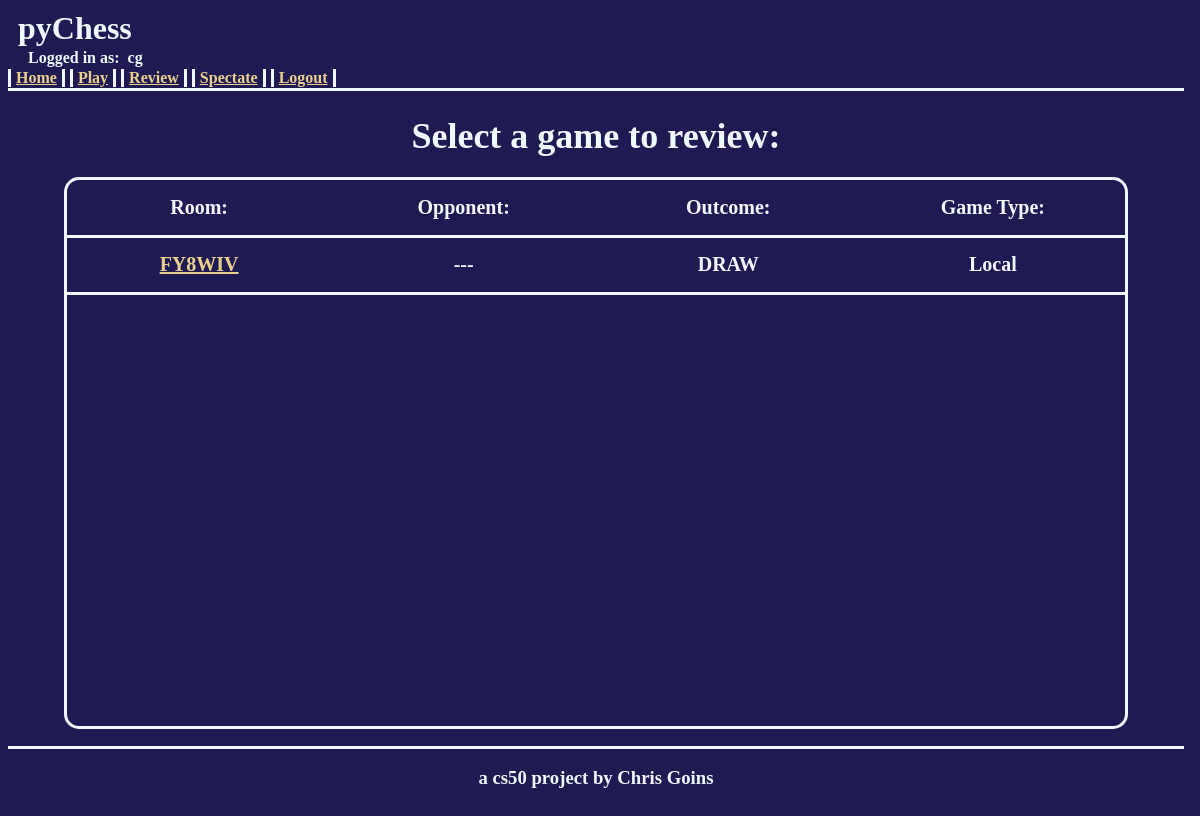
Before: /review (signed in) with the older database file.
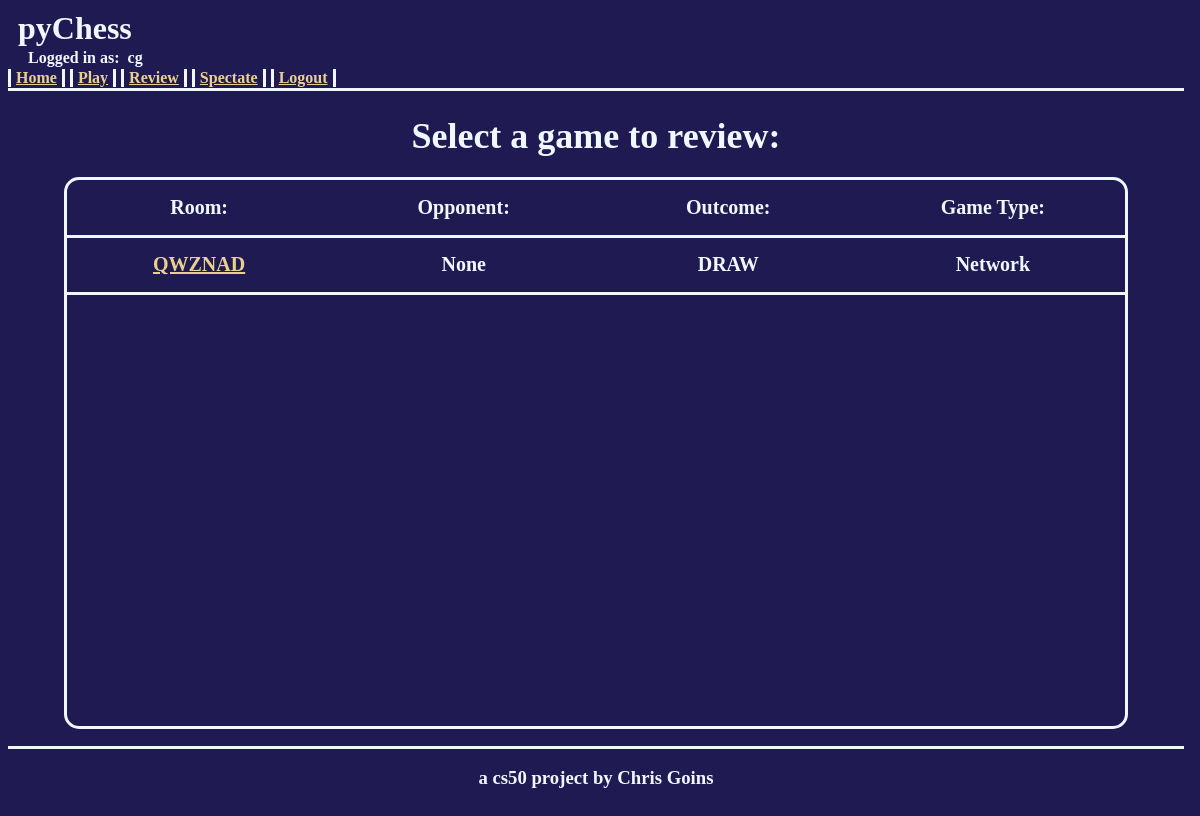
After: the same page with the newer database file.
### pychess/models.py (models this page shows, shortened)
class Game(models.Model):
    roomCode = models.CharField(max_length=6, unique=True, null=True, blank=True)
    player1 = models.ForeignKey(User, on_delete=models.CASCADE, related_name="player1")
    player2 = models.ForeignKey(User, on_delete=models.CASCADE, related_name="player2", null=True, blank=True)
    isActive = models.BooleanField()
    winner = models.ForeignKey(User, on_delete=models.CASCADE, related_name="winner", null=True, blank=True)

### pychess/views.py (the view)
# urls.py: path("review", views.review, name="review"),
@login_required
def review(request):
    if request.method == "GET":
        gameQuery = Game.objects.filter(player1 = request.user) | Game.objects.filter(player2 = request.user)
        games = []
        for query in gameQuery:
            if not query.isActive:
                if query.player1 != query.player2:
                    gameType = "Network"
                    opponent = query.player2 if request.user == query.player1 else query.player1
                else:
                    gameType = "Local"
                    opponent = "---"
                game = {}
                game['gameType'] = gameType
                game['opponent'] = opponent
                if query.winner == request.user:
                    game['outcome'] = "WIN"
                elif query.winner == None:
                    game['outcome'] = "DRAW"
                else:
                    game['outcome'] = "LOSE"
                game['roomCode'] = query.roomCode
                games.append(game)
        return render(request, 'pychess/review.html', {"games":games})
    else:
        return JsonResponse({"error":"Invalid request method"}, status=405)

### pychess/templates/pychess/review.html (shortened to what this page needs)
{% extends "pychess/layout.html"%}
{% block body %}
<div class="pageHeader">
    {% if games %}
        Select a game to review:
    {% else %}
        No games to review!
    {% endif %}
</div>
<div class="tableContainer">
    <div class="infoTable">
        {% if games %}
            <div class="infoRow">
                <div class="infoItem">Room:</div>
                <div class="infoItem">Opponent:</div>
                <div class="infoItem">Outcome:</div>
                <div class="infoItem">Game Type:</div>
            </div>
            {% for game in games %}
                <div class="infoRow">
                    <div class="infoItem"><a href="{% url 'reviewGame' game.roomCode %}">{{ game.roomCode }}</a></div>
                    <div class="infoItem">{{ game.opponent }}</div>
                    <div class="infoItem">{{ game.outcome }}</div>
                    <div class="infoItem">{{ game.gameType }}</div>
                </div>
            {% endfor %}
        {% else %}
            <div class="infoRow">
                <a href="{% url 'play' %}">Try starting a new game here!</a>
            </div>
        {% endif %}
    </div>
</div>
{% endblock %}

Changed rows visible on the page:
removed Game: roomCode "FY8WIV"
added Game: roomCode "QWZNAD"
Other visible differences:
new list line: "None DRAW Network"
list line gone: "--- DRAW Local"
